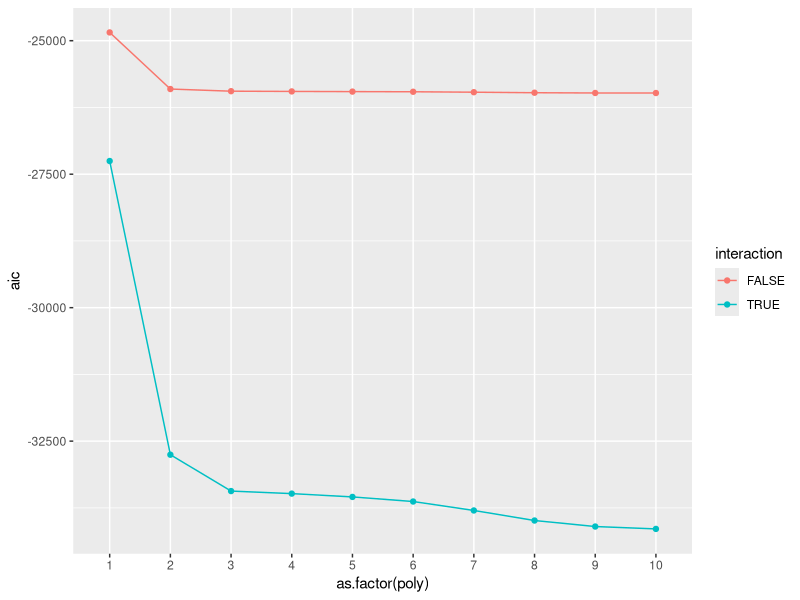
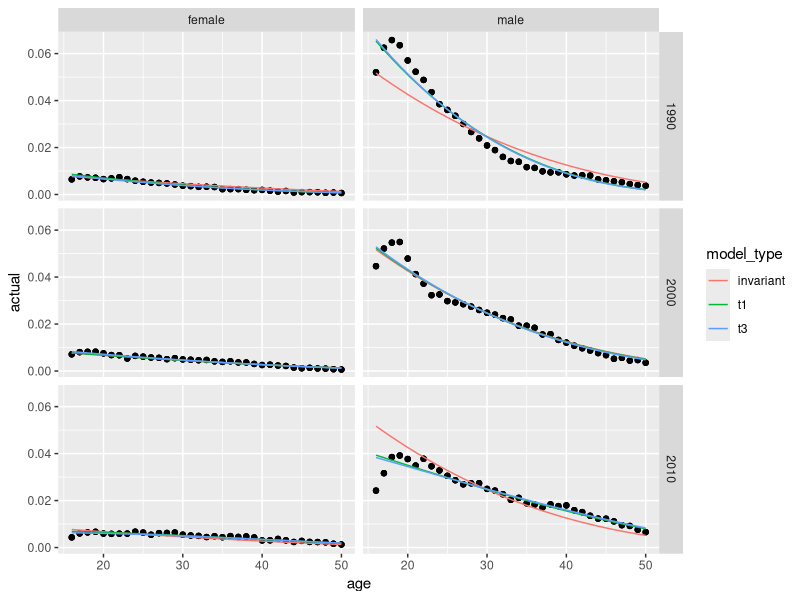

Write the R code that produced these figures, in order.
## ---- chunk 1
rm(list=ls())
# Code chunk example from http://stackoverflow.com/questions/24585254/working-with-knitr-using-subdirectories
library(knitr)
opts_knit$set(root.dir=normalizePath('../'))


library(plyr)
library(stringr)
library(tidyr)
library(dplyr)


library(RColorBrewer)
library(ggplot2)
## ---- chunk 2
data <- read.csv("data/real/scotland_all.csv") %>%
  tbl_df

names(data) <- c(
  "country",
  "year",
  "age",
  "sex",
  "convicted",
  "total"
)

data$sex <- tolower(data$sex)
data$age <- revalue(data$age, c("90 & over" = "90"))
data$age <- as.numeric(as.character(data$age))


## ---- chunk 3

print(data)
## ---- chunk 4

model_data <- data %>%
  group_by(year) %>%
  mutate(prop_convicted = convicted / sum(convicted)) %>%
  select(year, age, sex, prop_convicted) %>%
  arrange(year, sex, age)

model_data
## ---- chunk 5
lm(prop_convicted ~ year, model_data) %>% AIC() -> a_year
lm(prop_convicted ~ sex, model_data) %>% AIC() -> a_sex
lm(prop_convicted ~ age, model_data) %>% AIC() -> a_age

c(a_year, a_sex, a_age)

## ---- chunk 6

lm(prop_convicted ~ age + year, model_data) %>% AIC() -> a_age_year
lm(prop_convicted ~ age + sex, model_data) %>% AIC() -> a_age_sex

c(a_age_year, a_age_sex)

## ---- chunk 7

lm(prop_convicted ~ poly(age,1)  + sex, model_data) %>% AIC() -> a_age1_sex
lm(prop_convicted ~ poly(age,2)  + sex, model_data) %>% AIC() -> a_age2_sex
lm(prop_convicted ~ poly(age,3)  + sex, model_data) %>% AIC() -> a_age3_sex
lm(prop_convicted ~ poly(age,4)  + sex, model_data) %>% AIC() -> a_age4_sex
lm(prop_convicted ~ poly(age,5)  + sex, model_data) %>% AIC() -> a_age5_sex
lm(prop_convicted ~ poly(age,6)  + sex, model_data) %>% AIC() -> a_age6_sex
lm(prop_convicted ~ poly(age,7)  + sex, model_data) %>% AIC() -> a_age7_sex
lm(prop_convicted ~ poly(age,8)  + sex, model_data) %>% AIC() -> a_age8_sex
lm(prop_convicted ~ poly(age,9)  + sex, model_data) %>% AIC() -> a_age9_sex
lm(prop_convicted ~ poly(age,10)  + sex, model_data) %>% AIC() -> a_age10_sex

## ---- chunk 8
lm(prop_convicted ~ poly(age,1)  * sex, model_data) %>% AIC() -> a_age1sex
lm(prop_convicted ~ poly(age,2)  * sex, model_data) %>% AIC() -> a_age2sex
lm(prop_convicted ~ poly(age,3)  * sex, model_data) %>% AIC() -> a_age3sex
lm(prop_convicted ~ poly(age,4)  * sex, model_data) %>% AIC() -> a_age4sex
lm(prop_convicted ~ poly(age,5)  * sex, model_data) %>% AIC() -> a_age5sex
lm(prop_convicted ~ poly(age,6)  * sex, model_data) %>% AIC() -> a_age6sex
lm(prop_convicted ~ poly(age,7)  * sex, model_data) %>% AIC() -> a_age7sex
lm(prop_convicted ~ poly(age,8)  * sex, model_data) %>% AIC() -> a_age8sex
lm(prop_convicted ~ poly(age,9)  * sex, model_data) %>% AIC() -> a_age9sex
lm(prop_convicted ~ poly(age,10)  * sex, model_data) %>% AIC() -> a_age10sex

## ---- chunk 9

tmp <- data.frame(poly = 1:10,
                  interaction = rep(c(F, T), each = 10),
                  aic =
                    c(
                      a_age1_sex, a_age2_sex, a_age3_sex, a_age4_sex, a_age5_sex,
                      a_age6_sex, a_age7_sex, a_age8_sex, a_age9_sex, a_age10_sex,
                      a_age1sex, a_age2sex, a_age3sex, a_age4sex, a_age5sex,
                      a_age6sex, a_age7sex, a_age8sex, a_age9sex, a_age10sex



                    )
)


## ---- chunk 10
qplot(x = as.factor(poly), y = aic, group = interaction, colour = interaction, data = tmp) + 
  geom_line()

## ---- chunk 11
best_invariant_model <- lm(prop_convicted ~ poly(age,3)  * sex, model_data)
summary(best_invariant_model)
## ---- chunk 12


time_varying_interrupted_model <- model_data %>%
  ungroup() %>%
  mutate(year2 = year - min(year)) %>%
  mutate(post_drop = ifelse(year >= 2000, TRUE, FALSE)) %>%
  lm(prop_convicted ~ poly(age,3)  * sex * post_drop, data = .)

time_varying_constant_change_model <- model_data %>%
  ungroup() %>%
  mutate(year2 = year - min(year)) %>%
  lm(prop_convicted ~ poly(age,3)  * sex * year2, data = .)


time_varying_hybrid_model <- model_data %>%
  ungroup() %>%
  mutate(year2 = year - min(year)) %>%
  mutate(year3 = ifelse(year >= 2000, year - 2000, 0)) %>%
  lm(prop_convicted ~ (poly(age,3)  * sex )* (year2 + year3), data = .)

## ---- chunk 13
AIC(
  best_invariant_model,
  time_varying_interrupted_model,
  time_varying_constant_change_model,
  time_varying_hybrid_model
  )

## ---- chunk 14
BIC(
  best_invariant_model,
  time_varying_interrupted_model,
  time_varying_constant_change_model,
  time_varying_hybrid_model
  )

## ---- chunk 15

tmp <- model_data %>% ungroup() %>% mutate(year2 = year - min(year)) 

t1_model <- lm(prop_convicted ~ poly(age,3)  * sex * poly(year2, 1), tmp)
t2_model <- lm(prop_convicted ~ poly(age,3)  * sex * poly(year2, 2), tmp)
t3_model <- lm(prop_convicted ~ poly(age,3)  * sex * poly(year2, 3), tmp)
t4_model <- lm(prop_convicted ~ poly(age,3)  * sex * poly(year2, 4), tmp)
t5_model <- lm(prop_convicted ~ poly(age,3)  * sex * poly(year2, 5), tmp)

AIC(best_invariant_model, t1_model, t2_model, t3_model, t4_model, t5_model)
BIC(best_invariant_model, t1_model, t2_model, t3_model, t4_model, t5_model)

## ---- chunk 16

summary(t1_model)

summary(t3_model)

## ---- chunk 17

ages <- 16:50
predict_data <- data.frame(
  age = ages, 
  sex = rep(c("male", "female"), each = length(ages)),
  year = rep(c(1990, 2000, 2010), each = 2 * length(ages))
)

predict_data$year2 <- predict_data$year - 1989

rm(ages)

predict_invariant <- predict(best_invariant_model, newdata = predict_data)
predict_variant_1 <- predict(t1_model, newdata = predict_data)
predict_variant_3 <- predict(t3_model, newdata = predict_data)

combined_predictions <- data.frame(
  predict_data,
  invariant = predict_invariant, 
  t1 = predict_variant_1,
  t3 = predict_variant_3
) %>% tbl_df

combined_predictions <- combined_predictions %>% 
  left_join(model_data) %>% gather(model_type, predicted_value, invariant:t3) %>% 
  select(year, sex, age, actual= prop_convicted, model_type, predicted = predicted_value)


combined_predictions %>% 
  mutate(year = factor(year)) %>% 
  ggplot(., aes(x = age)) + 
  facet_grid(year~sex) + 
  geom_point(aes(y = actual)) + 
  geom_line(aes(y = predicted, group = model_type, colour = model_type))



